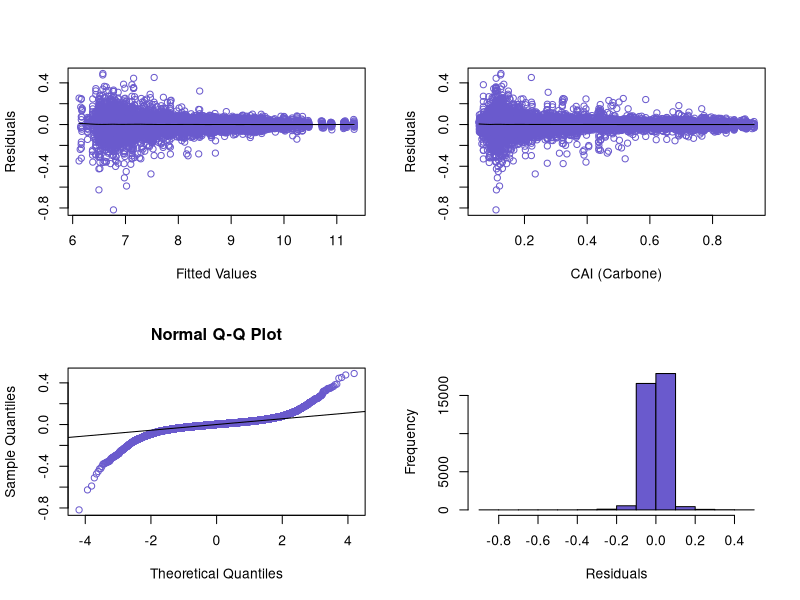
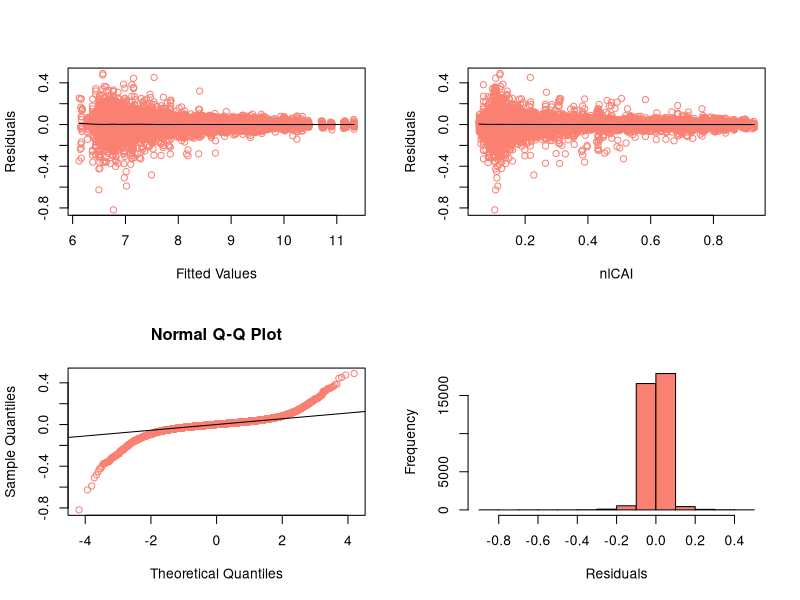
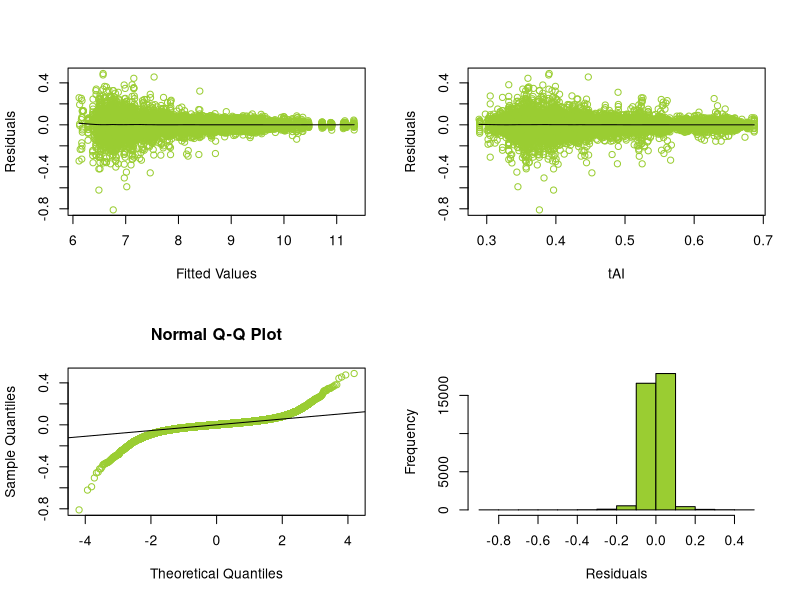
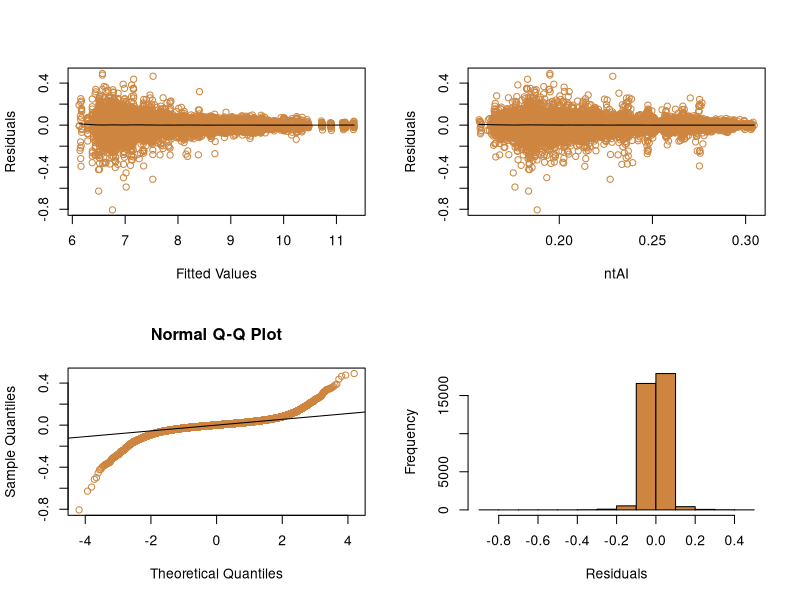
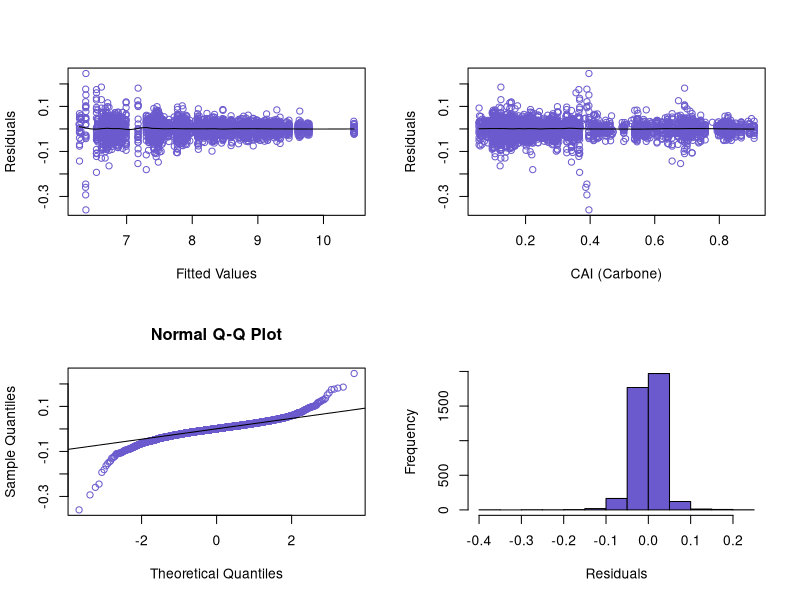
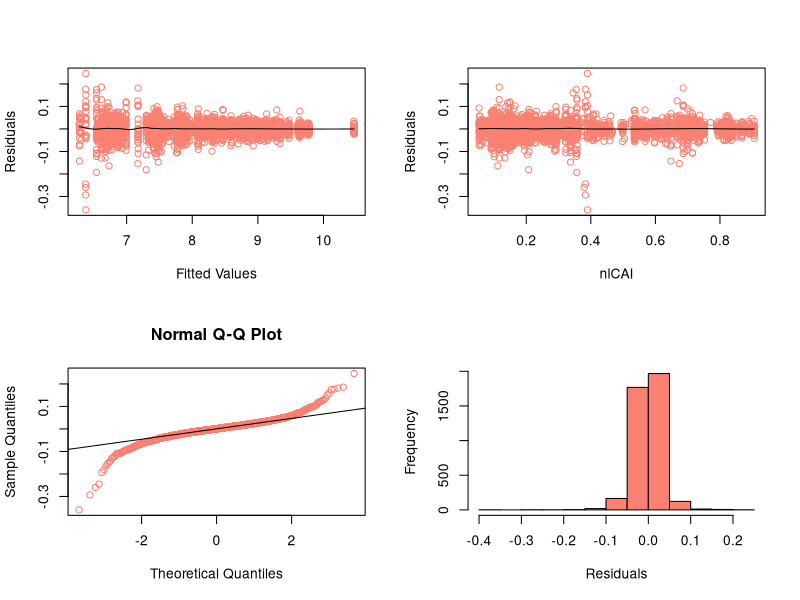
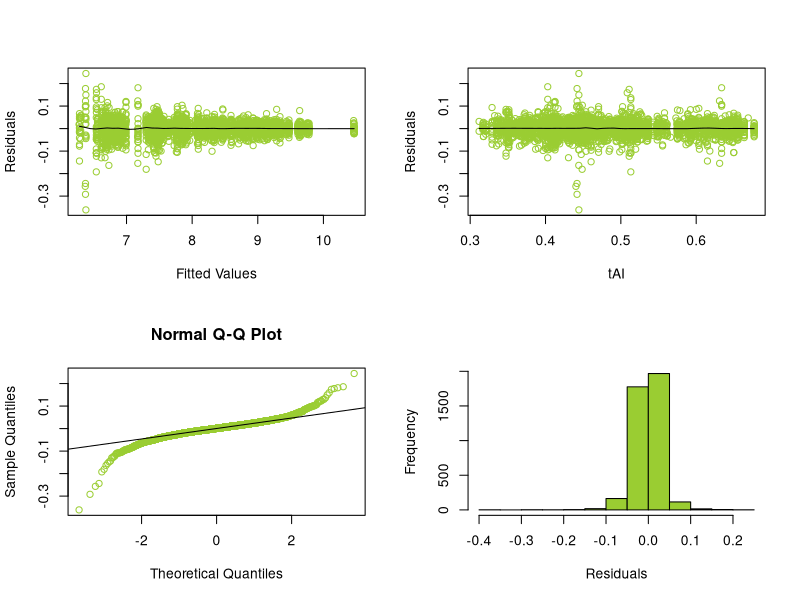
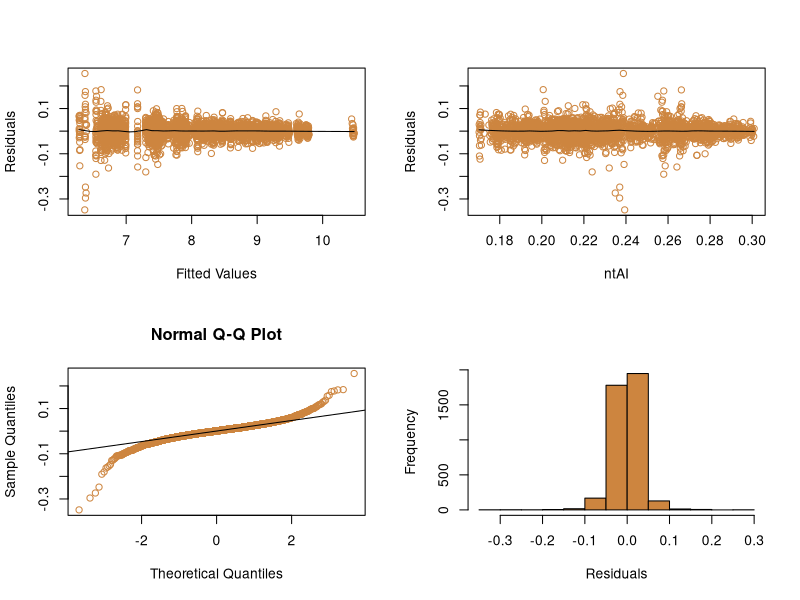

These figures' R source, in order:
## ---- chunk 1
knitr::opts_chunk$set(echo = TRUE)
## ---- chunk 2
library(car)
library(lme4)
library(reshape2)
## ---- chunk 3
response <- read.csv('n_PPR_1620_d.csv')
dataset <- melt(response, id.vars = "gene", variable.name = "strain", value.name = "PPR")
dataset$logPPR <- log(dataset$PPR)
## ---- chunk 4
explanatory1 <- read.csv('CAI_Carbone_1620_YRC_diff_d.csv')
explanatory1 <- melt(explanatory1, id.vars = "gene", variable.name = "strain", value.name = "CAI")
dataset$CAI <- explanatory1$CAI
## ---- chunk 5
lmm1 <- lmer(logPPR ~ CAI + (1+CAI|gene), data=dataset, REML = FALSE, control = lmerControl(optimizer="bobyqa", optCtrl=list(maxfun=1e5)))
summary(lmm1)
## ---- chunk 6
lmm2 <- lmer(logPPR ~ (1+CAI|gene), data=dataset, REML = FALSE, control = lmerControl(optimizer="bobyqa", optCtrl=list(maxfun=1e5)))
anova(lmm1, lmm2)
## ---- chunk 7
par(mfrow=c(2,2))
res = residuals(lmm1)

scatter.smooth(fitted(lmm1), res, col='slateblue', span=0.1, xlab='Fitted Values', ylab='Residuals')
scatter.smooth(dataset$CAI, res, col='slateblue', span=0.1, xlab='CAI (Carbone)', ylab='Residuals')
qqnorm(res, col='slateblue')
qqline(res)
hist(res, main='', xlab='Residuals', ylab='Frequency', col='slateblue')
## ---- chunk 8
explanatory2 <- read.csv('nlCAI_1620_YRC_diff_d.csv')
explanatory2 <- melt(explanatory2, id.vars = "gene", variable.name = "strain", value.name = "nlCAI")
dataset$nlCAI <- explanatory2$nlCAI
## ---- chunk 9
lmm3 <- lmer(logPPR ~ nlCAI + (1+nlCAI|gene), data=dataset, REML = FALSE, control = lmerControl(optimizer="bobyqa", optCtrl=list(maxfun=1e5)))
summary(lmm3)
## ---- chunk 10
lmm4 <- lmer(logPPR ~ (1+nlCAI|gene), data=dataset, REML = FALSE, control = lmerControl(optimizer="bobyqa", optCtrl=list(maxfun=1e5)))
anova(lmm3, lmm4)
## ---- chunk 11
par(mfrow=c(2,2))
res = residuals(lmm3)

scatter.smooth(fitted(lmm3), res, col='salmon', span=0.1, xlab='Fitted Values', ylab='Residuals')
scatter.smooth(dataset$nlCAI, res, col='salmon', span=0.1, xlab='nlCAI', ylab='Residuals')
qqnorm(res, col='salmon')
qqline(res)
hist(res, main='', xlab='Residuals', ylab='Frequency', col='salmon')
## ---- chunk 12
explanatory3 <- read.csv('tAI_1620_YRC_diff_d.csv')
explanatory3 <- melt(explanatory3, id.vars = "gene", variable.name = "strain", value.name = "tAI")
dataset$tAI <- explanatory3$tAI
## ---- chunk 13
lmm5 <- lmer(logPPR ~ tAI + (1+tAI|gene), data=dataset, REML = FALSE, control = lmerControl(optimizer="bobyqa", optCtrl=list(maxfun=1e5)))
summary(lmm5)
## ---- chunk 14
lmm6 <- lmer(logPPR ~ (1+tAI|gene), data=dataset, REML = FALSE, control = lmerControl(optimizer="bobyqa", optCtrl=list(maxfun=1e5)))
anova(lmm5, lmm6)
## ---- chunk 15
par(mfrow=c(2,2))
res = residuals(lmm5)

scatter.smooth(fitted(lmm5), res, col='yellowgreen', span=0.1, xlab='Fitted Values', ylab='Residuals')
scatter.smooth(dataset$tAI, res, col='yellowgreen', span=0.1, xlab='tAI', ylab='Residuals')
qqnorm(res, col='yellowgreen')
qqline(res)
hist(res, main='', xlab='Residuals', ylab='Frequency', col='yellowgreen')
## ---- chunk 16
explanatory4 <- read.csv('ntAI_1620_YRC_diff_d.csv')
explanatory4 <- melt(explanatory4, id.vars = "gene", variable.name = "strain", value.name = "ntAI")
dataset$ntAI <- explanatory4$ntAI
## ---- chunk 17
lmm7 <- lmer(logPPR ~ ntAI + (1+ntAI|gene), data=dataset, REML = FALSE, control = lmerControl(optimizer="bobyqa", optCtrl=list(maxfun=1e5)))
summary(lmm7)
## ---- chunk 18
lmm8 <- lmer(logPPR ~ (1+ntAI|gene), data=dataset, REML = FALSE, control = lmerControl(optimizer="bobyqa", optCtrl=list(maxfun=1e5)))
anova(lmm7, lmm8)
## ---- chunk 19
par(mfrow=c(2,2))
res = residuals(lmm7)

scatter.smooth(fitted(lmm7), res, col='peru', span=0.1, xlab='Fitted Values', ylab='Residuals')
scatter.smooth(dataset$ntAI, res, col='peru', span=0.1, xlab='ntAI', ylab='Residuals')
qqnorm(res, col='peru')
qqline(res)
hist(res, main='', xlab='Residuals', ylab='Frequency', col='peru')
rm(list=ls())
## ---- chunk 20
response <- read.csv('n_PPR_185_d.csv')
dataset <- melt(response, id.vars = "gene", variable.name = "strain", value.name = "PPR")
dataset$logPPR <- log(dataset$PPR)
## ---- chunk 21
explanatory1 <- read.csv('CAI_Carbone_185_YRC_diff_d.csv')
explanatory1 <- melt(explanatory1, id.vars = "gene", variable.name = "strain", value.name = "CAI")
dataset$CAI <- explanatory1$CAI
## ---- chunk 22
lmm1 <- lmer(logPPR ~ CAI + (1+CAI|gene), data=dataset, REML = FALSE, control = lmerControl(optimizer="bobyqa", optCtrl=list(maxfun=1e5)))
summary(lmm1)
## ---- chunk 23
lmm2 <- lmer(logPPR ~ (1+CAI|gene), data=dataset, REML = FALSE, control = lmerControl(optimizer="bobyqa", optCtrl=list(maxfun=1e5)))
anova(lmm1, lmm2)
## ---- chunk 24
par(mfrow=c(2,2))
res = residuals(lmm1)

scatter.smooth(fitted(lmm1), res, col='slateblue', span=0.1, xlab='Fitted Values', ylab='Residuals')
scatter.smooth(dataset$CAI, res, col='slateblue', span=0.1, xlab='CAI (Carbone)', ylab='Residuals')
qqnorm(res, col='slateblue')
qqline(res)
hist(res, main='', xlab='Residuals', ylab='Frequency', col='slateblue')
## ---- chunk 25
explanatory2 <- read.csv('nlCAI_185_YRC_diff_d.csv')
explanatory2 <- melt(explanatory2, id.vars = "gene", variable.name = "strain", value.name = "nlCAI")
dataset$nlCAI <- explanatory2$nlCAI
## ---- chunk 26
lmm3 <- lmer(logPPR ~ nlCAI + (1+nlCAI|gene), data=dataset, REML = FALSE, control = lmerControl(optimizer="bobyqa", optCtrl=list(maxfun=1e5)))
summary(lmm3)
## ---- chunk 27
lmm4 <- lmer(logPPR ~ (1+nlCAI|gene), data=dataset, REML = FALSE, control = lmerControl(optimizer="bobyqa", optCtrl=list(maxfun=1e5)))
anova(lmm3, lmm4)
## ---- chunk 28
par(mfrow=c(2,2))
res = residuals(lmm3)

scatter.smooth(fitted(lmm3), res, col='salmon', span=0.1, xlab='Fitted Values', ylab='Residuals')
scatter.smooth(dataset$nlCAI, res, col='salmon', span=0.1, xlab='nlCAI', ylab='Residuals')
qqnorm(res, col='salmon')
qqline(res)
hist(res, main='', xlab='Residuals', ylab='Frequency', col='salmon')
## ---- chunk 29
explanatory3 <- read.csv('tAI_185_YRC_diff_d.csv')
explanatory3 <- melt(explanatory3, id.vars = "gene", variable.name = "strain", value.name = "tAI")
dataset$tAI <- explanatory3$tAI
## ---- chunk 30
lmm5 <- lmer(logPPR ~ tAI + (1+tAI|gene), data=dataset, REML = FALSE, control = lmerControl(optimizer="bobyqa", optCtrl=list(maxfun=1e5)))
summary(lmm5)
## ---- chunk 31
lmm6 <- lmer(logPPR ~ (1+tAI|gene), data=dataset, REML = FALSE, control = lmerControl(optimizer="bobyqa", optCtrl=list(maxfun=1e5)))
anova(lmm5, lmm6)
## ---- chunk 32
par(mfrow=c(2,2))
res = residuals(lmm5)

scatter.smooth(fitted(lmm5), res, col='yellowgreen', span=0.1, xlab='Fitted Values', ylab='Residuals')
scatter.smooth(dataset$tAI, res, col='yellowgreen', span=0.1, xlab='tAI', ylab='Residuals')
qqnorm(res, col='yellowgreen')
qqline(res)
hist(res, main='', xlab='Residuals', ylab='Frequency', col='yellowgreen')
## ---- chunk 33
explanatory4 <- read.csv('ntAI_185_YRC_diff_d.csv')
explanatory4 <- melt(explanatory4, id.vars = "gene", variable.name = "strain", value.name = "ntAI")
dataset$ntAI <- explanatory4$ntAI
## ---- chunk 34
lmm7 <- lmer(logPPR ~ ntAI + (0+ntAI|gene), data=dataset, REML = FALSE, control = lmerControl(optimizer="bobyqa", optCtrl=list(maxfun=1e5)))
summary(lmm7)
## ---- chunk 35
lmm8 <- lmer(logPPR ~ (0+ntAI|gene), data=dataset, REML = FALSE, control = lmerControl(optimizer="bobyqa", optCtrl=list(maxfun=1e5)))
anova(lmm7, lmm8)
## ---- chunk 36
par(mfrow=c(2,2))
res = residuals(lmm7)

scatter.smooth(fitted(lmm7), res, col='peru', span=0.1, xlab='Fitted Values', ylab='Residuals')
scatter.smooth(dataset$ntAI, res, col='peru', span=0.1, xlab='ntAI', ylab='Residuals')
qqnorm(res, col='peru')
qqline(res)
hist(res, main='', xlab='Residuals', ylab='Frequency', col='peru')
